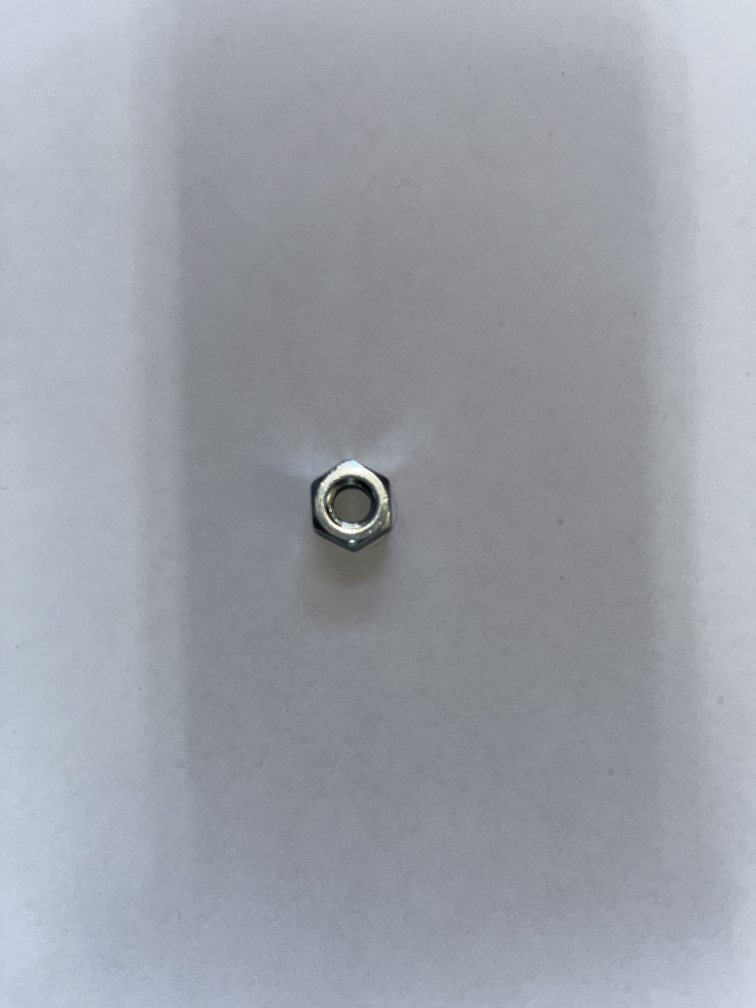
#> input picture base_datos_0/IMG_2765.JPG, 3024 x 4032 px (shown at 1/4 size)
$ python -i procesado_imagen.py   (imports and definitions only)
#> lines starting #> are read from the running program, lines starting #| are printed output that depends on the picture; after the words box and inside, x2 and y2 are one past the last pixel; in counts of white or black regions, pixels touching at a corner belong together
#> further down, picture is the input picture: shape (4032, 3024, 3); mean B, G, R 168.2, 160.1, 155.9
import cv2
import numpy as np

# ================= Utilidad =================

# [6 lines left out: function escalar, not called in this run]


# ============== 1) Preprocesado: gris + atenuación de sombra ==============

def preprocesar_imagen(img, fuerza=None, radio_borde=0.02, sigma_ilum=0.16,
                       target_bg=210, gamma_borde=1.7, delta_max_px=60):
    """
    Devuelve (gray, gray_atenuado). Corrige sombras del fondo preservando tono
    del metal y con seguridad anti-'engorde'.

    - fuerza=None  -> se autoajusta por imagen (recomendado)
      (si pasás un valor, se respeta pero se clampea internamente)
    - radio_borde: 0.02–0.03 para tornillos pequeños; 0.015–0.02 si ocupan gran parte
    - sigma_ilum: 0.12–0.20 (>=0.18 gatilla ruta 'downscale' de la mediana)
    """
#> called with radio_borde = 0.02, sigma_ilum = 0.16, target_bg = 210, gamma_borde = 1.7, delta_max_px = 60
    # 0) Grises y L* en LAB
    gray = cv2.cvtColor(img, cv2.COLOR_BGR2GRAY)
    lab  = cv2.cvtColor(img, cv2.COLOR_BGR2LAB)
#> lab: shape (4032, 3024, 3); mean of channels 0, 1, 2 167.7, 128, 123.3
    L, A, B = cv2.split(lab)
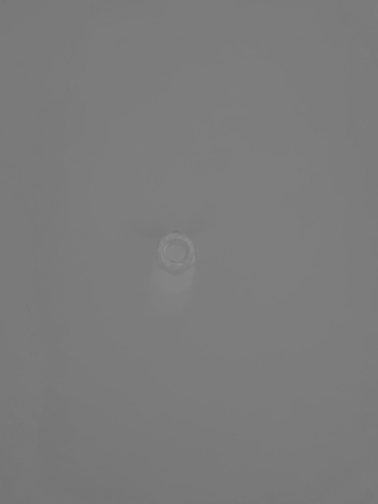
#> B: shape (4032, 3024) (shown at 1/8 size); min 115, max 147, mean 123.3
    h, w = L.shape

    # --- tamaños
    k_dil = max(7, (int(min(h, w) * 0.0125) | 1))
    k_raw = int(min(h, w) * sigma_ilum) | 1

    # 1) Estimar fondo con mediana 'grande' sin romper AVX (k<16)
    dilated = cv2.dilate(L, np.ones((k_dil, k_dil), np.uint8))
    if k_raw <= 15:
        bg = cv2.medianBlur(dilated, max(3, k_raw))
    else:
        s = max(15.0 / k_raw, 0.1)  # factor de reducción
        small = cv2.resize(dilated, (max(1, int(w*s)), max(1, int(h*s))), interpolation=cv2.INTER_AREA)
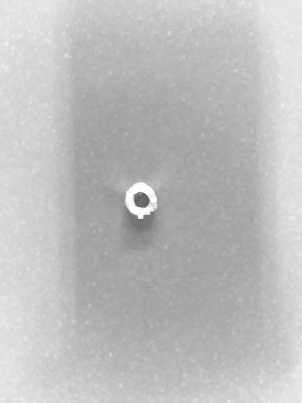
#> small: shape (403, 302); min 97, max 255, mean 189.7
        bg_sm = cv2.medianBlur(small, 15)
        bg = cv2.resize(bg_sm, (w, h), interpolation=cv2.INTER_LINEAR)

    diff   = 255 - cv2.absdiff(L, bg)
    L_corr = cv2.normalize(diff, None, 0, 255, cv2.NORM_MINMAX).astype(np.uint8)

    # 2) Máscara de sombra real (sólo aclarar donde bg>L)
    shadow = cv2.subtract(bg, L).astype(np.int16)
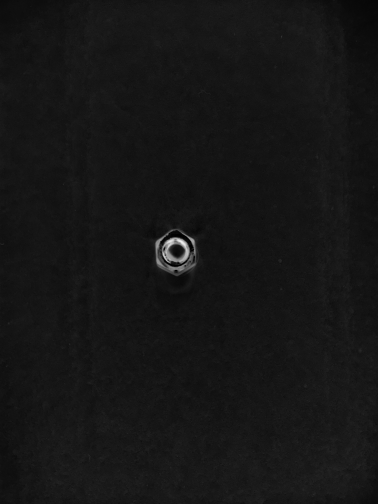
#> shadow: shape (4032, 3024) int16 (shown at 1/8 size); min 0, max 243, mean 21.8
    shadow[shadow < 0] = 0
    tau = max(8, int(np.percentile(shadow, 90) * 0.25))
#> tau = 8
    mask_shadow = (shadow > tau).astype(np.float32)
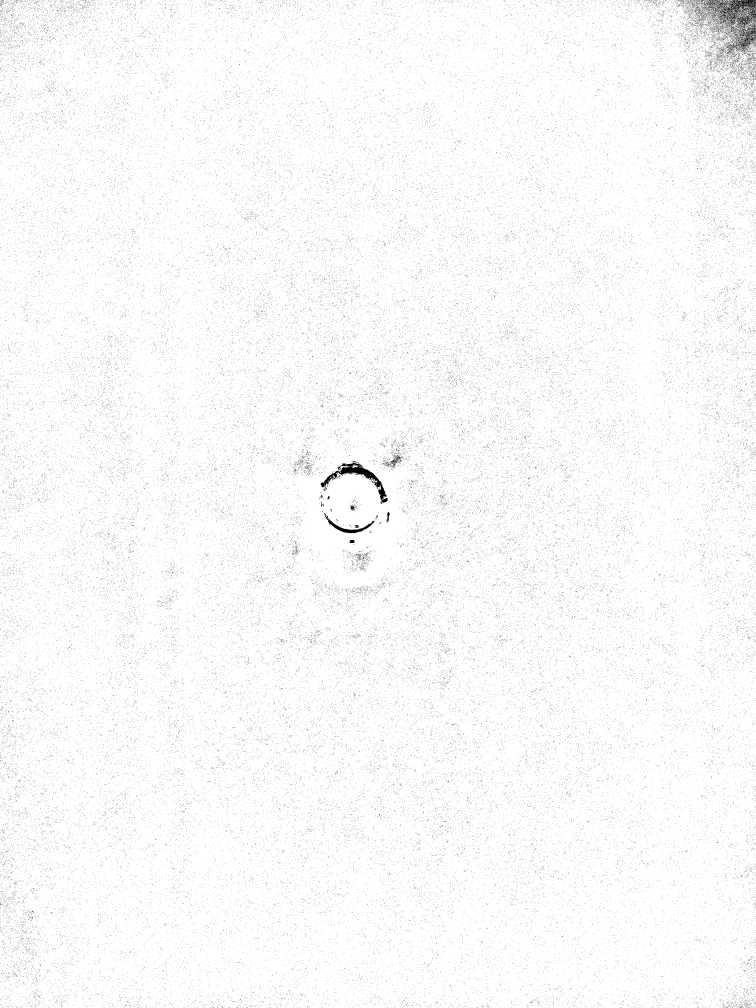
#> mask_shadow: shape (4032, 3024) float32 (shown at 1/4 size); values 0 (black) and 1 (white), 97.9% white; black in thin lines or dots
    r_shadow = max(5, int(min(h, w) * 0.02))
    mask_shadow = cv2.GaussianBlur(mask_shadow, (0, 0), r_shadow)

    # 3) Protección de borde (más dura, usando exponente gamma)
    r_borde_px = max(3, int(min(h, w) * radio_borde))
    edges = cv2.Canny(L, 50, 150)
#> edges: shape (4032, 3024); 0.4% white in thin lines or dots
    Kb = cv2.getStructuringElement(cv2.MORPH_ELLIPSE, (2*r_borde_px+1, 2*r_borde_px+1))
    prox = cv2.dilate(edges, Kb, iterations=1)  # 255 en contorno grueso
#> prox: shape (4032, 3024); 68.9% white; 123 black regions (18 under 20 px), largest, box (x1, y1, x2, y2) and area: (0, 562, 2521, 3343) 2549685, (2465, 0, 3024, 2132) 467461, (0, 2619, 356, 4032) 234702
    w_borde = 1.0 - cv2.GaussianBlur(prox/255.0, (0, 0), r_borde_px/2.0)
    w_borde = np.clip(w_borde, 0.0, 1.0) ** gamma_borde  # cae más cerca del borde

    # 4) Peso final: sólo fondo y lejos del borde
    wmap = (mask_shadow * w_borde).astype(np.float32)

    # 5) Auto-fuerza (opcional) para unificar fondo
    Lf = L.astype(np.float32)
    Lc = L_corr.astype(np.float32)
    delta = np.clip(Lc - Lf, 0, float(delta_max_px))  # tope por píxel

    if fuerza is None:
        # fondo = lejos de bordes (w_borde alto) y con sombra (mask_shadow alto)
        bgmask = (wmap > 0.4).astype(np.uint8)
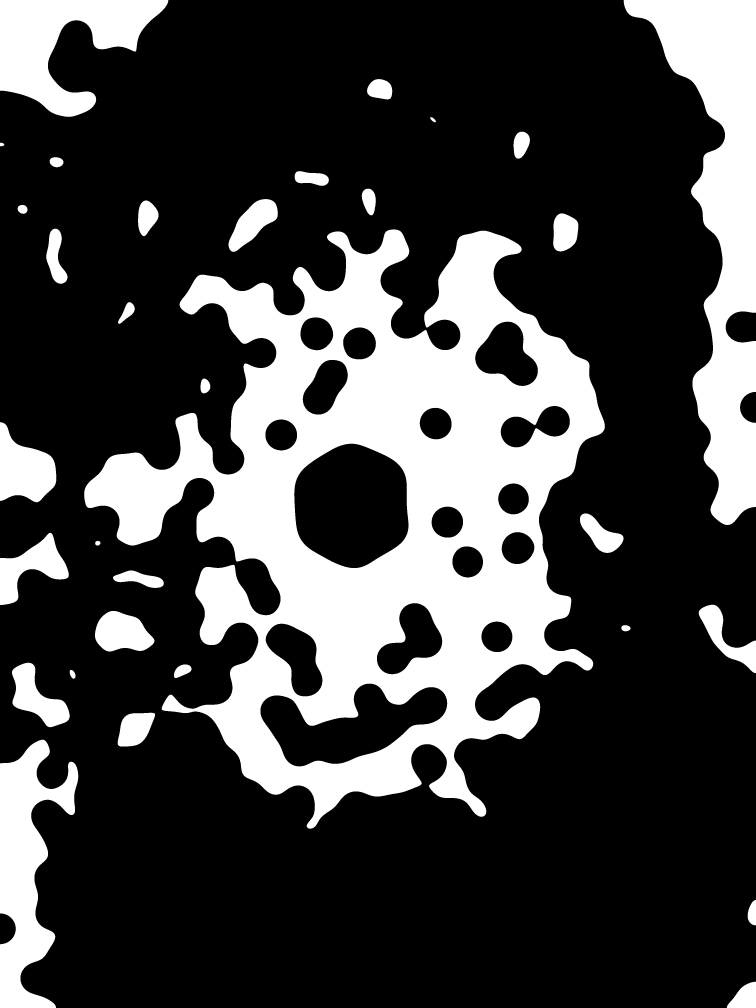
#> bgmask: shape (4032, 3024) (shown at 1/4 size); values 0 (black) and 1 (white), 25.9% white; 32 white regions, largest, box (x1, y1, x2, y2) and area: (337, 918, 2419, 3315) 2102220, (2495, 0, 3024, 2100) 444191, (0, 2959, 313, 4032) 167501
        n = cv2.countNonZero(bgmask)
#> n = 3162740
        if n > 0:
            mean_bg  = float(np.mean(L[bgmask == 1]))
#> mean_bg = 164.7
            mean_cor = float(np.mean((Lf + delta)[bgmask == 1]))
#> mean_cor = 216
            disp     = max(1.0, mean_cor - mean_bg)  # cuánto puedo subir
#> disp = 51.29
            need     = float(target_bg - mean_bg)
#> need = 45.3
            auto_f   = np.clip(need / disp, 0.9, 1.5)  # límites seguros
#> auto_f = 0.9
        else:
            auto_f = 1.2  # fallback
    else:
        auto_f = float(np.clip(fuerza, 0.9, 1.5))  # clamp


    # --- Extra: limpieza suave de fondo (anti manchas de sombra difusa) ---
    fondo_mask = (wmap > 0.3).astype(np.uint8)  # zonas seguras lejos del borde
#> fondo_mask: shape (4032, 3024); values 0 (black) and 1 (white), 29.2% white; 42 white regions, largest, box (x1, y1, x2, y2) and area: (329, 909, 2427, 3327) 2343460, (2487, 0, 3024, 2108) 468085, (0, 2936, 322, 4032) 186729
    if np.count_nonzero(fondo_mask) > 0:
        # aplicar mediana grande sobre fondo, mantener bordes
        k_suave = max(9, int(min(h, w) * 0.025)) | 1
        fondo_mediana = cv2.medianBlur(L_corr, k_suave)
        # combinar: donde sea fondo, promediar suavemente con la mediana
        L_corr = cv2.addWeighted(L_corr, 0.7, fondo_mediana, 0.3, 0)
        # re-normalizar a 8-bit
        L_corr = cv2.normalize(L_corr, None, 0, 255, cv2.NORM_MINMAX).astype(np.uint8)

    # 6) Fusión
    L_blend = Lf + wmap * auto_f * delta
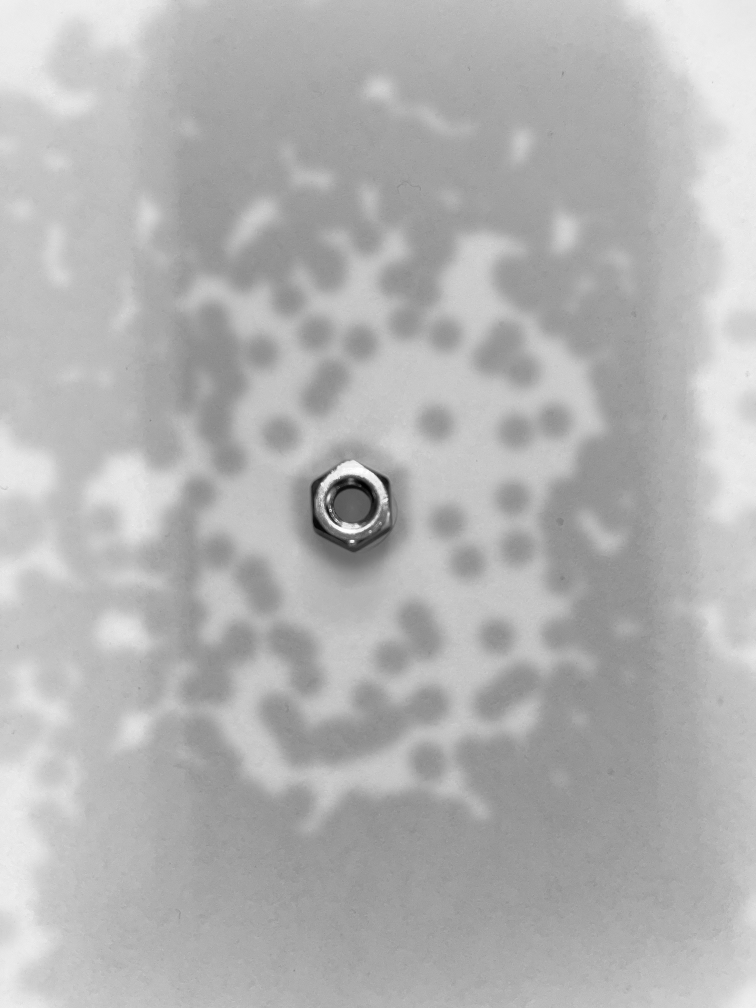
#> L_blend: shape (4032, 3024) float32 (shown at 1/4 size); min 0, max 255, mean 178.8
    L_blend = np.clip(L_blend, 0, 255).astype(np.uint8)

    # 7) Suavizado leve y salida
    L_final = cv2.GaussianBlur(L_blend, (5, 5), 0)
    lab_out = cv2.merge((L_final, A, B))
#> lab_out: shape (4032, 3024, 3); mean of channels 0, 1, 2 178.5, 128, 123.3
    img_out = cv2.cvtColor(lab_out, cv2.COLOR_LAB2BGR)
    gray_out = cv2.cvtColor(img_out, cv2.COLOR_BGR2GRAY)
    return gray, gray_out


# ============== 2) Binarización robusta (selección automática) ==============

# [207 lines left out: functions binarizar_robusto, morfologia_conservadora, componente_principal, deslumbrado_anillo, rellenar_huecos, detectar_contornos and 2 more, not called in this run]

>>> import cv2
>>> picture = cv2.imread('base_datos_0/IMG_2765.JPG')
>>> result = preprocesar_imagen(picture)

$ run again, on base_datos_0/IMG_2766.JPG
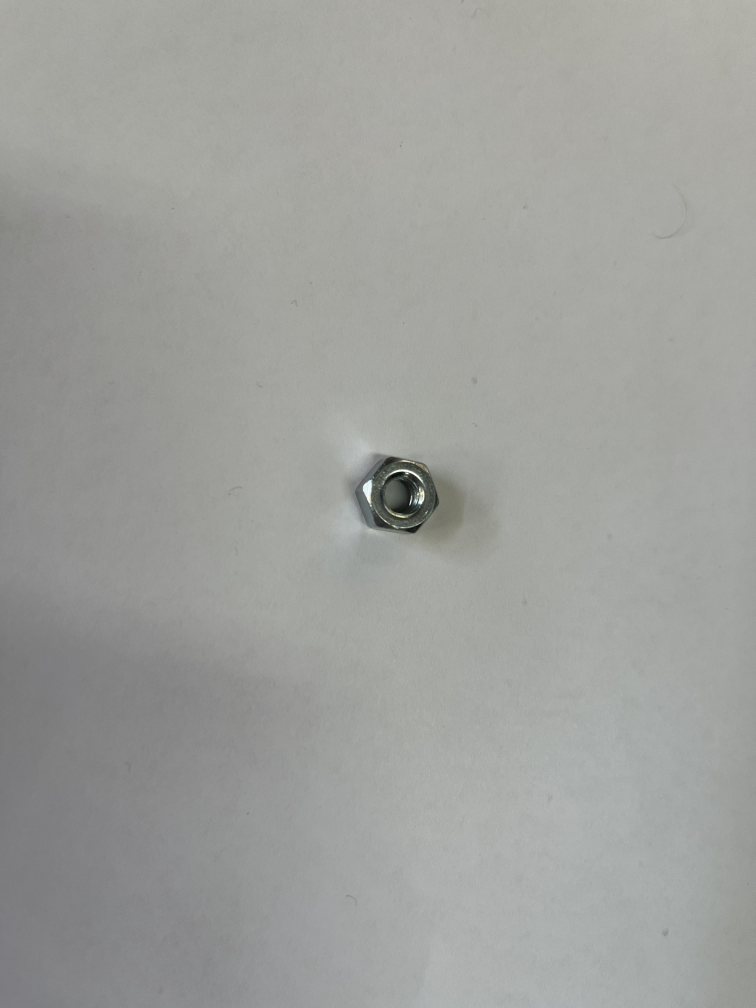
#> input picture base_datos_0/IMG_2766.JPG, 3024 x 4032 px (shown at 1/4 size)
#> picture is the input picture: shape (4032, 3024, 3); mean B, G, R 156.4, 159.8, 158.6
#> lab: shape (4032, 3024, 3); mean of channels 0, 1, 2 167.3, 126.9, 129.5
#> tau = 8
#> in preprocesar_imagen, `mask_shadow = (shadow > tau).astype(np.float32)`:
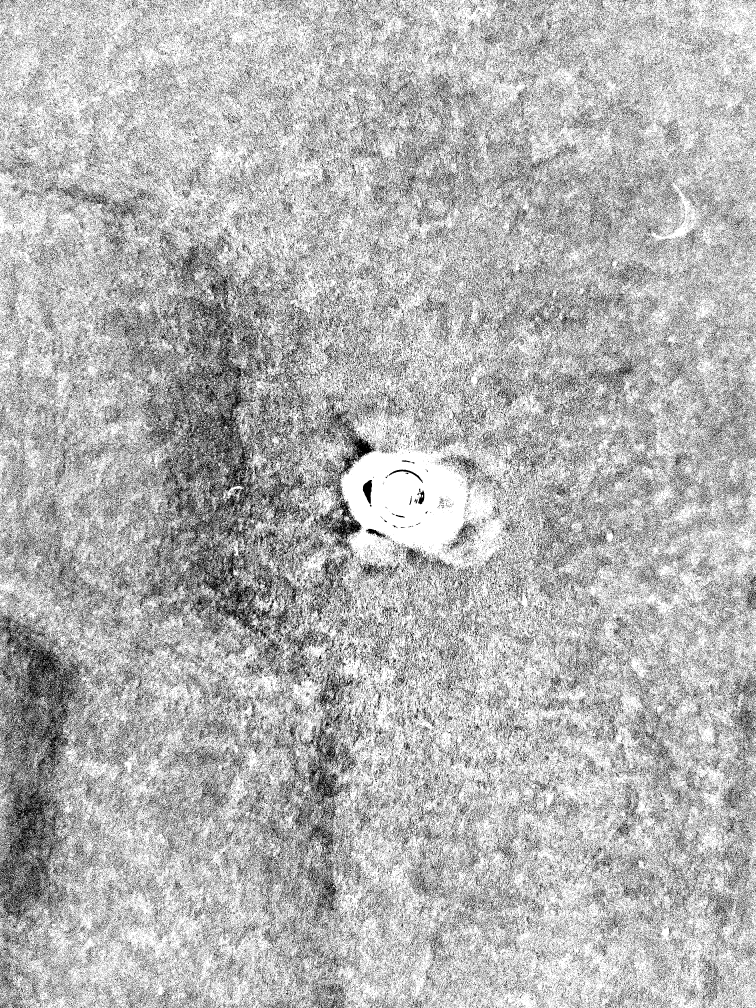
#> mask_shadow: shape (4032, 3024) float32 (shown at 1/4 size); values 0 (black) and 1 (white), 70.7% white; black in thin lines or dots
#> edges: shape (4032, 3024); 0.08% white in thin lines or dots, all inside (x1, y1, x2, y2) = (685, 563, 1938, 3624)
#> prox: shape (4032, 3024); 2.3% white; 10 white regions, largest, box (x1, y1, x2, y2) and area: (1357, 1766, 1818, 2198) 151892, (1325, 3518, 1486, 3684) 20050, (1538, 503, 1672, 651) 15565
#> bgmask: shape (4032, 3024); values 0 (black) and 1 (white), 96.8% white; 11 black regions, largest, box (x1, y1, x2, y2) and area: (1344, 1757, 1822, 2209) 169767, (1819, 1445, 1986, 1778) 41755, (1305, 3504, 1497, 3691) 27244
#> n = 11803133
#> mean_bg = 167.9
#> mean_cor = 227.8
#> disp = 59.97
#> need = 42.15
#> auto_f = 0.9
#> fondo_mask: shape (4032, 3024); values 0 (black) and 1 (white), 97.6% white; 9 black regions, largest, box (x1, y1, x2, y2) and area: (1354, 1765, 1814, 2200) 156562, (1829, 1454, 1976, 1769) 32808, (1318, 3514, 1488, 3682) 21599
#> in preprocesar_imagen, `L_blend = Lf + wmap * auto_f * delta`:
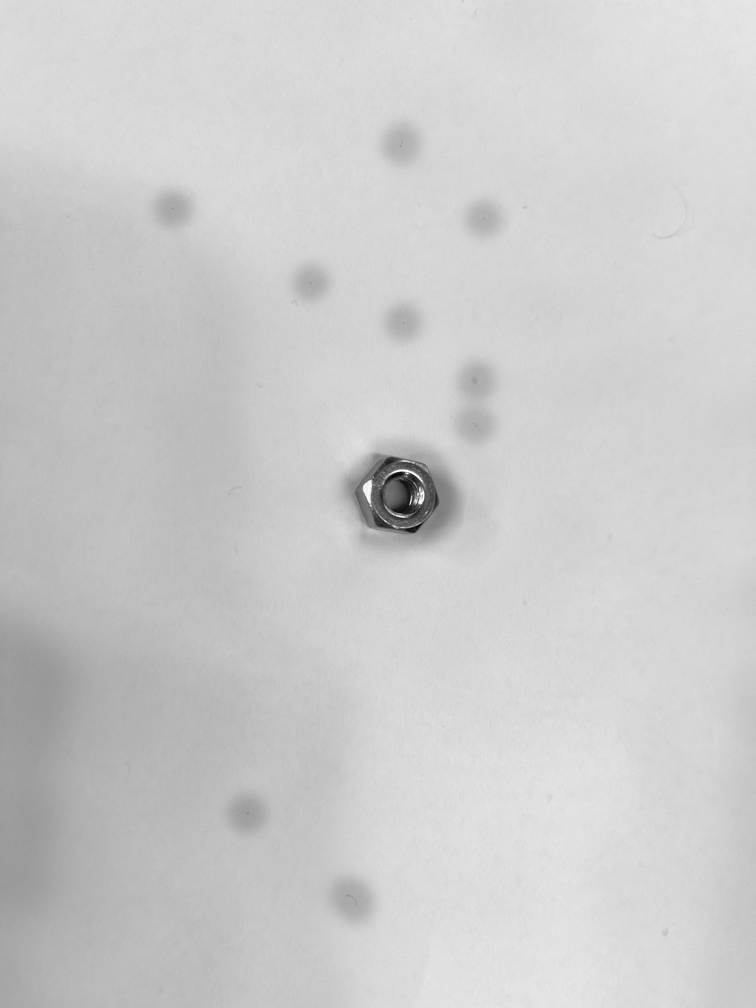
#> L_blend: shape (4032, 3024) float32 (shown at 1/4 size); min 1, max 255, mean 204.2
#> lab_out: shape (4032, 3024, 3); mean of channels 0, 1, 2 203.7, 126.9, 129.5
